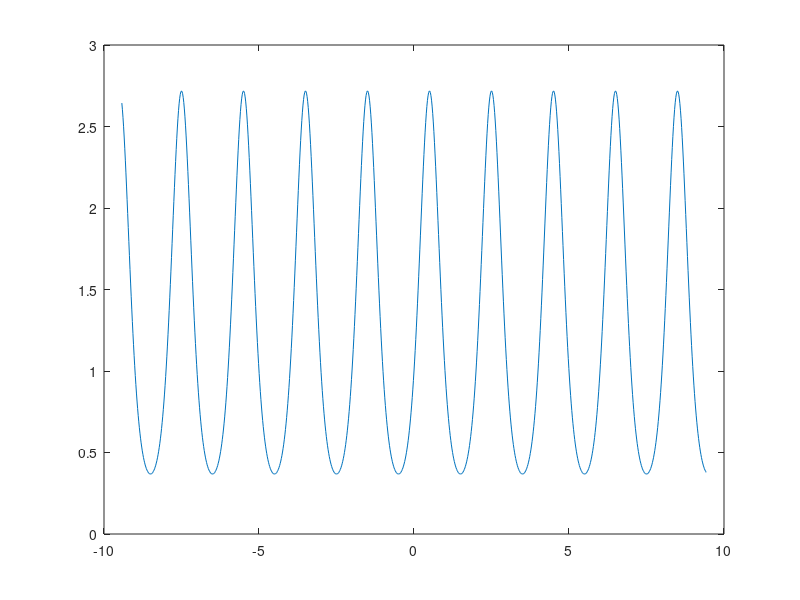

Source code (MATLAB):
%Problemset from section 1.4

%8- Find the dot product of x and y.
x=[1.2, 2.3, -0.5];
y=[-4.2, 0.3, 1.1];
dot(x,y)
%This is the same a y * transpose(x)
x*y'

%9- Use the norm command to compute the norm of a vector.
z=[-2.2, 7.3, 0.03, 5.2, -2.2, 0];
norm(z)

%10- Use the linspace and plot commands to plot the function
%f(t)=e^(sin(pi*t)) on t=[-3pi, 3pi].
t=linspace(-3*pi, 3*pi, 1001);
f=exp(sin(pi*t));
plot(t, f)

%11- Find the angle between vectors x and y (in radians).
acos(dot(x,y)/(norm(x)*norm(y)))
